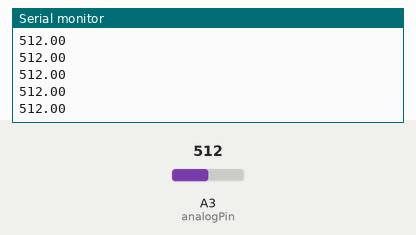
The sketch below on a simulated Arduino Uno, built with avr-gcc and run on an emulated ATmega328P. On the bench: the last lines printed to the serial monitor. Inputs (shaded band) come from the test bench; at power-on: A3 (analogPin) = 512.

Above: at 1.2 s.
1.3 s: A3 (analogPin) set to 716
At 1.31 s:
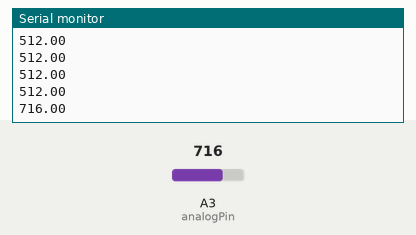
2.8 s: A3 (analogPin) set to 900
At 2.82 s:
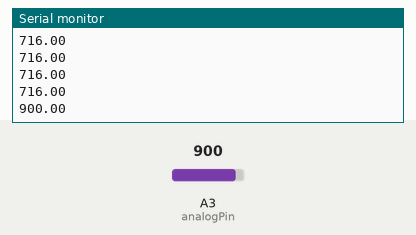
Timing chart, 0 to 5.8 s (numbered marks = the images above; inputs shaded):
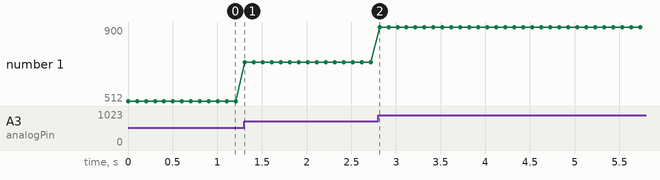

The sketch:

lvdt.ino
```cpp
int analogPin = 3;
float result = 0;
void setup() {
Serial.begin(9600);

}

void loop() {
result = analogRead(analogPin);
//result = map(result, 0, 1023, 0, 100);
//result = result/1000;
Serial.println(result);
delay(100);


}
```

Measured:
- after the input at 1.3 s, the serial monitor: prints a new line at once (image 1)
- after the input at 2.8 s, the serial monitor: prints a new line at once (image 2)
- plotted number 1: 512 → 716 after the input at 1.3 s, 716 → 900 after the input at 2.8 s
